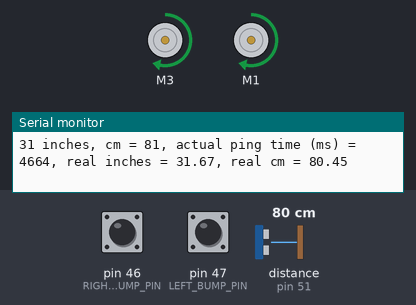
The sketch below on a simulated Arduino Mega 2560, built with avr-gcc and run on an emulated ATmega2560. On the bench: 2 × DC motor (green arrow = forward, orange = backward, longer = faster), the last lines printed to the serial monitor. The inputs (shaded band) are chosen by the test bench; at power-on: distance to the obstacle (sensor on pin 51) 80 cm, pin 46 (RIGHT_BUMP_PIN) HIGH, pin 47 (LEFT_BUMP_PIN) HIGH. The echo pulse lasts 58.3 µs per cm.

Above: at 3.2 s.
3.3 s: distance to the obstacle (sensor on pin 51) set to 28 cm
4.8 s: distance to the obstacle (sensor on pin 51) set to 22 cm
At 5.2 s:
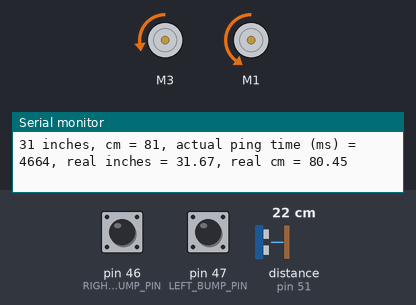
7.8 s: distance to the obstacle (sensor on pin 51) set to 35 cm
9.4 s: pin 46 (RIGHT_BUMP_PIN) pulled LOW for 0.15 s
At 9.8 s:
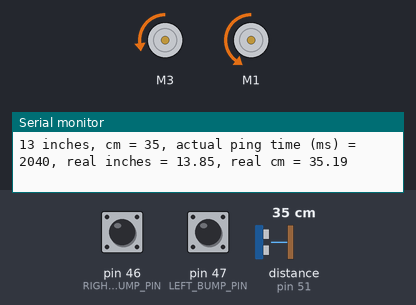
11.5 s: pin 47 (LEFT_BUMP_PIN) pulled LOW for 1 s
At 13.9 s:
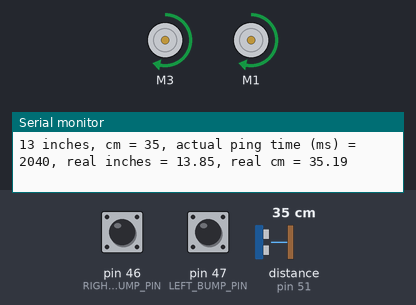
14.2 s: pin 47 (LEFT_BUMP_PIN) pulled LOW for 3.2 s
At 14.6 s:
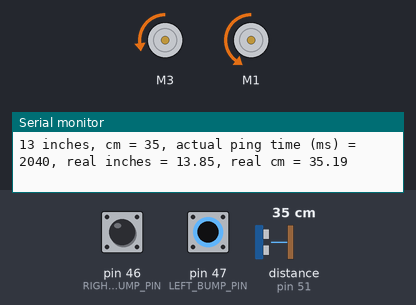
Timing chart, 0 to 19.5 s (numbered marks = the images above; inputs shaded):
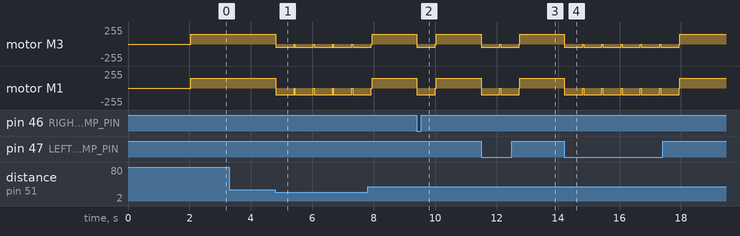

The sketch:

B3_08_Sonic.ino
```cpp
/* B3_08_Sonic.ino

   Drive the TWO-WHEELED Bread Board Bot (BBbot, B^3)
   forward.   When a whisker bump sensor on either side hits something,
   back up and turn slightly away from that direction and resume
   forward path.

   Stop at a specified distance from an object directly ahead.

   Arduino: Arduino Mega 256 v3 Clone
   Motor Shield: Adafruit assembled Motor Shield for Arduino v2
   ---->  http://www.adafruit.com/products/1438

   Programmer: Dave Eslinger; June 13, 2015
   Revisions:
*/
#include <Wire.h>
#include <Adafruit_MotorShield.h>
#include <math.h>
#include <breadboardbot.h>
#include <NewPing.h>

// Create the motor shield object with the default I2C address
Adafruit_MotorShield AFMS = Adafruit_MotorShield();

/* Define Constants */

// IO Pins used
const byte LEFT_BUMP_PIN = 47;    // Define DIGITAL Pins for left
const byte RIGHT_BUMP_PIN = 46;   // and right bump sensors
const byte SONIC_TRIGGER_PIN = 50;
const byte SONIC_ECHO_PIN = 51;

// Parameters controlling program behavior
// Bump behavior
const byte FORWARD_SPEED = 150;   // Define normal speeds
const byte BACKWARD_SPEED = 100;  // and backup/turn speed
const int  TURN_DURATION = 600;   // Turn length in milliseconds

// Sonic sensor
const float TARGET_DISTANCE_INCHES = 10;
const int MAX_SONIC_DISTANCE = 500;      // cm, optional, 500 cm is default

// Define 'ports' for motors.
const byte LEFT_MOTOR_PORT = 3;
const byte RIGHT_MOTOR_PORT = 1;
// Create pointers to motor control objects
Adafruit_DCMotor *motorLeft = AFMS.getMotor(LEFT_MOTOR_PORT);
Adafruit_DCMotor *motorRight = AFMS.getMotor(RIGHT_MOTOR_PORT);

/* Define new untrasonic sensor with trigger & echo pins and
   the maximum distance to be sensed. */
NewPing sonic(SONIC_TRIGGER_PIN, SONIC_ECHO_PIN, MAX_SONIC_DISTANCE);

void setup(void){
  AFMS.begin();  // create with the default frequency 1.6KHz
  // Turn off all motors to start, just a good habit
  motorLeft->run(RELEASE);
  motorRight->run(RELEASE);
  Serial.begin(9600);  //Begin serial communcation

  /*Set up Bump Pins with Arduino internal pullup resistors
    This will make them always high unless a bump switch is hit,
    which will make a connection to ground and they will read low. */
  pinMode(LEFT_BUMP_PIN,INPUT_PULLUP);
  pinMode(RIGHT_BUMP_PIN,INPUT_PULLUP);

  //  pinMode(SONIC_TRIGGER_PIN,OUTPUT);
  //  pinMode(SONIC_ECHO_PIN,INPUT);
  delay(2000);  // Two second delay to get the robot placed
}

void loop(){
  // Test some of the sonic library functions:
  int inches = sonic.ping_in();
  Serial.print(inches);
  Serial.print(" inches, cm = ");
  Serial.print(sonic.ping_cm());
  Serial.print(", actual ping time (ms) = ");
  int ping_milli = sonic.ping();
  Serial.print(ping_milli);
  Serial.print(", real inches = ");
  Serial.print(Distance_inches(ping_milli));
  Serial.print(", real cm = ");
  Serial.println(Distance_cm(ping_milli));
  // delay(100); // Just to slow things down
  int l = 0;
  int r = 0;
  /*  Assuming no switches closed initially.  Drive forward: */
  motorLeft->setSpeed(FORWARD_SPEED);
  motorRight->setSpeed(FORWARD_SPEED);
  while(digitalRead(LEFT_BUMP_PIN) && digitalRead(RIGHT_BUMP_PIN)
	&& Distance_inches(sonic.ping()) > TARGET_DISTANCE_INCHES) {
    motorLeft->run(FORWARD);
    motorRight->run(FORWARD);
  }

  /* If you got here, one of the bump switches was closed or B^3 is too
     close to something straight ahead */

  /* First check the LEFT sensor: */
  if(! digitalRead(LEFT_BUMP_PIN) || (Distance_inches(sonic.ping()) && l>=r)) { // the LEFT side switch was bumped
    motorLeft->setSpeed(BACKWARD_SPEED/2); // Slowly back up and turn to right
    motorRight->setSpeed(BACKWARD_SPEED);
    motorLeft->run(BACKWARD);
    motorRight->run(BACKWARD);
    delay(TURN_DURATION);                  // for specified duration
    motorLeft->run(RELEASE);               // Then stop power to the motors
    motorRight->run(RELEASE);    // and move to next section of code
    l++;
  }
  /* Then check the right sensor: */
  else if(! digitalRead(RIGHT_BUMP_PIN) || (Distance_inches(sonic.ping()) && r>l)) { // the RIGHT side switch was bumped
    motorLeft->setSpeed(BACKWARD_SPEED); // Slowly back up and turn to left
    motorRight->setSpeed(BACKWARD_SPEED/2);
    motorLeft->run(BACKWARD);
    motorRight->run(BACKWARD);
    delay(TURN_DURATION);                 // for specified duration
    motorLeft->run(RELEASE);               // Then stop power to the motors
    motorRight->run(RELEASE);              // and move to next section of code
    r++;
  }
  /* It must have been the sonar sensor */
  else {
    motorLeft->run(RELEASE);   // So stop power to the motors
    motorRight->run(RELEASE);  // and move to next section of code
  }

  /*That is all!  Now go back to the beginning of the loop and
     drive straight ahead until somehting is bumped. */
}

/* float Distance_inches(int ping) { */
/*   float inches_per_sec = 13582.67;  // Equivilent to 345 m/s */
/*   return ping * inches_per_sec * 1e-6 *0.5; */
/* } */

/* float Distance_cm(int ping) { */
/*   float cm_per_sec = 34500.;        // Equivilent to 345 m/s */
/*   return ping * cm_per_sec * 1e-6 *0.5; */
/* } */
```

Measured:
- the behaviour switches between 26 and 25 cm on distance to the obstacle (sensor on pin 51) (found by bisection; images 0 and 1)
- after the input at 3.3 s, every drawn part: stays the same
- after the input at 4.8 s, motor M3: alternates backward 50/255 for 0.60 s and stopped for 0.03 s, starting at once; motor M1: alternates backward 100/255 for 0.60 s and stopped for 0.03 s, starting at once
- after the input at 9.4 s, motor M3: forward 150/255 → backward 50/255 at once, → forward 150/255 0.60 s later; motor M1: forward 150/255 → backward 100/255 at once, → forward 150/255 0.60 s later
- after the input at 11.5 s, motor M3: forward 150/255 → backward 50/255 at once, → forward 150/255 1.2 s later; motor M1: forward 150/255 → backward 100/255 at once, → forward 150/255 1.2 s later
- after the input at 14.2 s, motor M3: forward 150/255 → backward 50/255 at once, then repeats every 0.63 s: stopped 0.03 s, backward 50/255 0.60 s, until it stays forward 150/255 from 18.0 s; motor M1: forward 150/255 → backward 100/255 at once, then repeats every 0.63 s: stopped 0.03 s, backward 100/255 0.60 s, until it stays forward 150/255 from 18.0 s
